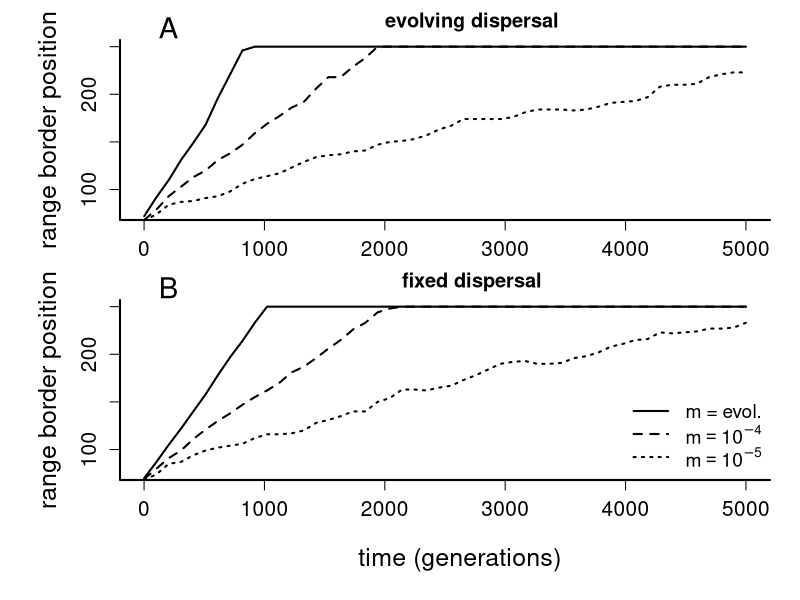

The R source for this figure:
require(caTools)

occ_d02   <- as.matrix(read.table("disp_02/processed_results/occ.txt"))
occ_mutfix  <- as.matrix(read.table("mut_4/processed_results/occ.txt"))
occ_mutlowfix <- as.matrix(read.table("mut_5/processed_results/occ.txt"))
occ_d02_mutfix <- as.matrix(read.table("disp_02_fixed_mut/processed_results/occ.txt"))
occ_d02_lowmutfix <- as.matrix(read.table("disp_02_fixed_lowmut/processed_results/occ.txt"))
occ  <- as.matrix(read.table("dispevol/processed_results/occ.txt"))


R_mutfix <- numeric()
for (t in 1:150) {
	o <- rev(occ_mutfix[t,])
	R_mutfix[t] <- length(o[!is.na(o)])
}

R <- numeric()
for (t in 1:150) {
	o <- rev(occ[t,])
	R[t] <- length(o[!is.na(o)])
}

R_lowmutfix <- numeric()
for (t in 1:150) {
	o <- rev(occ_mutlowfix[t,])
	R_lowmutfix[t] <- length(o[!is.na(o)])
}

R_dmutfix <- numeric()
for (t in 1:150) {
  o <- rev(occ_d02_mutfix[t,])
  R_dmutfix[t] <- length(o[!is.na(o)])
}

R_dlowmutfix <- numeric()
for (t in 1:150) {
  o <- rev(occ_d02_lowmutfix[t,])
  R_dlowmutfix[t] <- length(o[!is.na(o)])
}

R_dfix <- numeric()
for (t in 1:150) {
  o <- rev(occ_d02[t,])
  R_dfix[t] <- length(o[!is.na(o)])
}

x11(width=3.75,height=6.67)

wd <- 20

ts <- c(5,10,15,50)
cols <- gray(seq(0.8,0,len=length(ts)))
cntbreak <- 20

par(mfrow=c(2,1),bty="l",mar=c(2,6,2,1.5),lwd=2,cex.axis=1.25,cex.lab=1.5,oma=c(4,0,0,0))


plot(1,1,type="n",xlab="time (generations)",ylab="range border position",xlim=c(0,5000),ylim=c(75,250),main="         evolving dispersal")

lines(runmean(R[101:150],00)~seq(1,5000,len=50),lwd=2)
lines(runmean(R_mutfix[101:150],00)~seq(1,5000,len=50),lwd=2,lty="dashed")
lines(runmean(R_lowmutfix[101:150],00)~seq(1,5000,len=50),lwd=2,lty="dotted")

#legend("bottomright",bty="n",lwd=2,lty=c("solid","dashed","dotted"),cex=1.25,c("control",expression(m==10^-4),expression(m==10^-5)))
text(200,par("usr")[[4]]*1.05,"A",xpd=T,cex=1.75)


plot(1,1,type="n",xlab="time (generations)",ylab="range border position",xlim=c(0,5000),ylim=c(75,250),main="         fixed dispersal")

lines(runmean(R_dfix[101:150],00)~seq(1,5000,len=50),lwd=2)
lines(runmean(R_dmutfix[101:150],00)~seq(1,5000,len=50),lwd=2,lty="dashed")
lines(runmean(R_dlowmutfix[101:150],00)~seq(1,5000,len=50),lwd=2,lty="dotted")

legend("bottomright",bty="n",lwd=2,lty=c("solid","dashed","dotted"),cex=1.15,c("m = evol.",expression(m==10^-4),expression(m==10^-5)))
text(200,par("usr")[[4]]*1.05,"B",xpd=T,cex=1.75)

title(xlab="time (generations)", outer=T, line=1.5, adj=0.6)

dev.copy2eps(file="figure_2.eps",title="Cobben & Kubisch - Figure 2")
